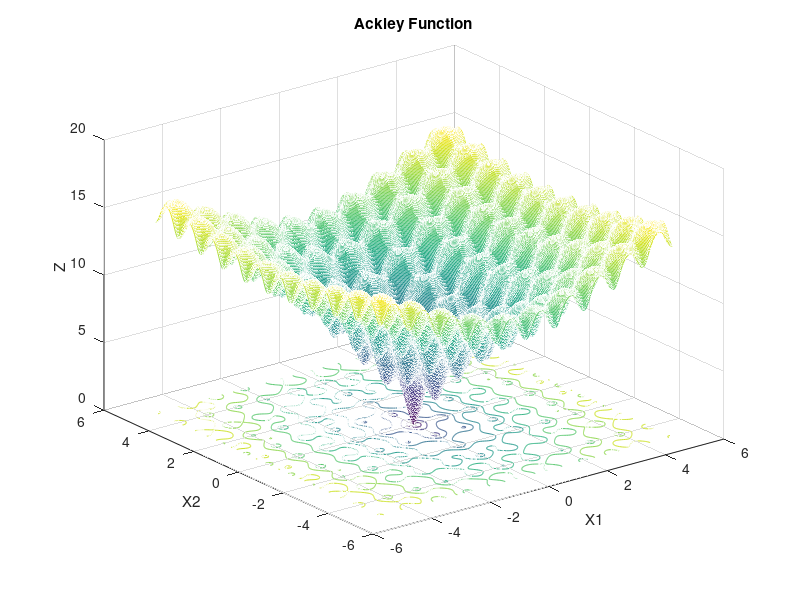

Write the MATLAB code that produced this figure.
function Drawackley()
x1=linspace(-5,5,400);
x2=x1;
[X1,X2]=meshgrid(x1,x2);
A=sqrt(X1.^2+0.5*X2.^2);
B=cos(2*pi*X1)+cos(2*pi*X2); 
Z=-20*exp(-0.2*A)-exp(0.5*B)+20+exp(1);
% subplot(2,1,1)
meshc(X1,X2,Z)
xlabel('X1')
ylabel('X2')
zlabel('Z')
title('Ackley Function')
% subplot(2,1,2) 
% [c,h]=contour(X1,X2,Z);
% clabel(c,h);

